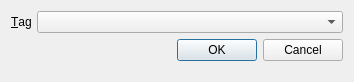
<ui version="4.0" >
 <class>SelectTagDialog</class>
 <widget class="QDialog" name="SelectTagDialog" >
  <property name="geometry" >
   <rect>
    <x>0</x>
    <y>0</y>
    <width>354</width>
    <height>82</height>
   </rect>
  </property>
  <property name="windowTitle" >
   <string>Select a tag</string>
  </property>
  <layout class="QFormLayout" name="formLayout" >
   <item row="0" column="0" >
    <widget class="QLabel" name="tagLabel" >
     <property name="text" >
      <string>&amp;Tag</string>
     </property>
     <property name="buddy" >
      <cstring>tag</cstring>
     </property>
    </widget>
   </item>
   <item row="0" column="1" >
    <widget class="QComboBox" name="tag" >
     <property name="sizePolicy" >
      <sizepolicy vsizetype="Fixed" hsizetype="MinimumExpanding" >
       <horstretch>0</horstretch>
       <verstretch>0</verstretch>
      </sizepolicy>
     </property>
    </widget>
   </item>
   <item row="1" column="1" >
    <widget class="QDialogButtonBox" name="buttonBox" >
     <property name="orientation" >
      <enum>Qt::Horizontal</enum>
     </property>
     <property name="standardButtons" >
      <set>QDialogButtonBox::Cancel|QDialogButtonBox::Ok</set>
     </property>
    </widget>
   </item>
  </layout>
 </widget>
 <resources/>
 <connections>
  <connection>
   <sender>buttonBox</sender>
   <signal>accepted()</signal>
   <receiver>SelectTagDialog</receiver>
   <slot>accept()</slot>
   <hints>
    <hint type="sourcelabel" >
     <x>232</x>
     <y>55</y>
    </hint>
    <hint type="destinationlabel" >
     <x>157</x>
     <y>75</y>
    </hint>
   </hints>
  </connection>
  <connection>
   <sender>buttonBox</sender>
   <signal>rejected()</signal>
   <receiver>SelectTagDialog</receiver>
   <slot>reject()</slot>
   <hints>
    <hint type="sourcelabel" >
     <x>232</x>
     <y>61</y>
    </hint>
    <hint type="destinationlabel" >
     <x>241</x>
     <y>75</y>
    </hint>
   </hints>
  </connection>
 </connections>
</ui>
